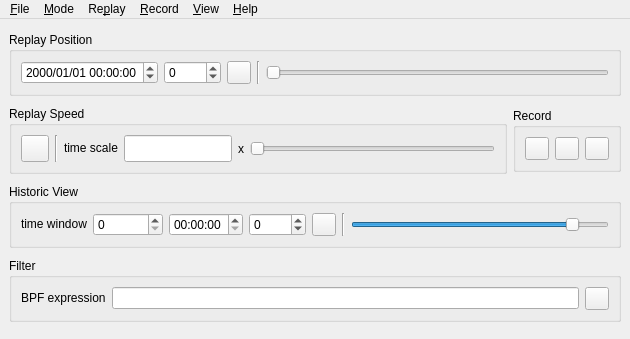
 <widget class="QMainWindow" name="ControlPanel">
  <property name="geometry">
   <rect>
    <x>0</x>
    <y>0</y>
    <width>630</width>
    <height>339</height>
   </rect>
  </property>
  <property name="sizePolicy">
   <sizepolicy hsizetype="MinimumExpanding" vsizetype="Fixed">
    <horstretch>0</horstretch>
    <verstretch>0</verstretch>
   </sizepolicy>
  </property>
  <property name="minimumSize">
   <size>
    <width>598</width>
    <height>323</height>
   </size>
  </property>
  <property name="maximumSize">
   <size>
    <width>32676</width>
    <height>32676</height>
   </size>
  </property>
  <property name="baseSize">
   <size>
    <width>0</width>
    <height>0</height>
   </size>
  </property>
  <property name="focusPolicy">
   <enum>Qt::StrongFocus</enum>
  </property>
  <property name="windowTitle">
   <string>InetVis Control Panel</string>
  </property>
  <widget class="QWidget" name="widget">
   <layout class="QVBoxLayout">
    <property name="sizeConstraint">
     <enum>QLayout::SetMinimumSize</enum>
    </property>
    <item>
     <widget class="QGroupBox" name="replayPositionGroupBox">
      <property name="enabled">
       <bool>true</bool>
      </property>
      <property name="sizePolicy">
       <sizepolicy hsizetype="MinimumExpanding" vsizetype="Fixed">
        <horstretch>0</horstretch>
        <verstretch>0</verstretch>
       </sizepolicy>
      </property>
      <property name="focusPolicy">
       <enum>Qt::ClickFocus</enum>
      </property>
      <property name="title">
       <string>Replay Position</string>
      </property>
      <layout class="QHBoxLayout">
       <item>
        <widget class="QDateTimeEdit" name="replayDateTimeEdit">
         <property name="enabled">
          <bool>true</bool>
         </property>
         <property name="minimumSize">
          <size>
           <width>0</width>
           <height>21</height>
          </size>
         </property>
         <property name="toolTip">
          <string>Date and time - edit and apply with 'tick' button</string>
         </property>
         <property name="displayFormat">
          <string>yyyy/MM/dd HH:mm:ss</string>
         </property>
        </widget>
       </item>
       <item>
        <widget class="QSpinBox" name="millisecondsSpinBox">
         <property name="enabled">
          <bool>true</bool>
         </property>
         <property name="sizePolicy">
          <sizepolicy hsizetype="Fixed" vsizetype="Fixed">
           <horstretch>0</horstretch>
           <verstretch>0</verstretch>
          </sizepolicy>
         </property>
         <property name="minimumSize">
          <size>
           <width>57</width>
           <height>21</height>
          </size>
         </property>
         <property name="maximumSize">
          <size>
           <width>32767</width>
           <height>32767</height>
          </size>
         </property>
         <property name="toolTip">
          <string>Milliseconds - edit and apply with 'tick' button</string>
         </property>
         <property name="wrapping">
          <bool>true</bool>
         </property>
         <property name="buttonSymbols">
          <enum>QAbstractSpinBox::UpDownArrows</enum>
         </property>
         <property name="maximum">
          <number>999</number>
         </property>
        </widget>
       </item>
       <item>
        <widget class="QToolButton" name="applyReplayPostionToolButton">
         <property name="enabled">
          <bool>true</bool>
         </property>
         <property name="focusPolicy">
          <enum>Qt::TabFocus</enum>
         </property>
         <property name="toolTip">
          <string>'click' to apply replay position</string>
         </property>
         <property name="text">
          <string/>
         </property>
         <property name="icon">
          <iconset resource="icons.qrc">
           <normaloff>:/icons/images/stock_calc-accept.png</normaloff>:/icons/images/stock_calc-accept.png</iconset>
         </property>
        </widget>
       </item>
       <item>
        <widget class="Line" name="line1_2_2">
         <property name="frameShape">
          <enum>QFrame::VLine</enum>
         </property>
         <property name="frameShadow">
          <enum>QFrame::Sunken</enum>
         </property>
        </widget>
       </item>
       <item>
        <widget class="QSlider" name="replayPositionSlider">
         <property name="enabled">
          <bool>true</bool>
         </property>
         <property name="sizePolicy">
          <sizepolicy hsizetype="MinimumExpanding" vsizetype="Fixed">
           <horstretch>0</horstretch>
           <verstretch>0</verstretch>
          </sizepolicy>
         </property>
         <property name="minimumSize">
          <size>
           <width>200</width>
           <height>15</height>
          </size>
         </property>
         <property name="maximumSize">
          <size>
           <width>32767</width>
           <height>15</height>
          </size>
         </property>
         <property name="focusPolicy">
          <enum>Qt::StrongFocus</enum>
         </property>
         <property name="toolTip">
          <string>Replay position seek bar - move and release to apply replay position</string>
         </property>
         <property name="minimum">
          <number>0</number>
         </property>
         <property name="maximum">
          <number>199</number>
         </property>
         <property name="singleStep">
          <number>1</number>
         </property>
         <property name="value">
          <number>0</number>
         </property>
         <property name="orientation">
          <enum>Qt::Horizontal</enum>
         </property>
        </widget>
       </item>
      </layout>
     </widget>
    </item>
    <item>
     <layout class="QHBoxLayout">
      <item>
       <widget class="QGroupBox" name="ReplaySpeedGroupBox">
        <property name="enabled">
         <bool>true</bool>
        </property>
        <property name="sizePolicy">
         <sizepolicy hsizetype="MinimumExpanding" vsizetype="Fixed">
          <horstretch>0</horstretch>
          <verstretch>0</verstretch>
         </sizepolicy>
        </property>
        <property name="minimumSize">
         <size>
          <width>0</width>
          <height>0</height>
         </size>
        </property>
        <property name="focusPolicy">
         <enum>Qt::ClickFocus</enum>
        </property>
        <property name="title">
         <string>Replay Speed</string>
        </property>
        <layout class="QHBoxLayout">
         <item>
          <widget class="QToolButton" name="playPauseToolButton">
           <property name="enabled">
            <bool>true</bool>
           </property>
           <property name="minimumSize">
            <size>
             <width>28</width>
             <height>27</height>
            </size>
           </property>
           <property name="focusPolicy">
            <enum>Qt::StrongFocus</enum>
           </property>
           <property name="toolTip">
            <string>Play / pause</string>
           </property>
           <property name="text">
            <string/>
           </property>
           <property name="icon">
            <iconset resource="icons.qrc">
             <normaloff>:/icons/images/stock_media-play.png</normaloff>:/icons/images/stock_media-play.png</iconset>
           </property>
           <property name="checkable">
            <bool>false</bool>
           </property>
           <property name="checked">
            <bool>false</bool>
           </property>
           <property name="autoRaise">
            <bool>false</bool>
           </property>
          </widget>
         </item>
         <item>
          <widget class="Line" name="line1">
           <property name="frameShape">
            <enum>QFrame::VLine</enum>
           </property>
           <property name="frameShadow">
            <enum>QFrame::Sunken</enum>
           </property>
          </widget>
         </item>
         <item>
          <widget class="QLabel" name="timeScaleTextLabel">
           <property name="focusPolicy">
            <enum>Qt::ClickFocus</enum>
           </property>
           <property name="text">
            <string>time scale</string>
           </property>
           <property name="wordWrap">
            <bool>false</bool>
           </property>
          </widget>
         </item>
         <item>
          <widget class="QLineEdit" name="timeScaleLineEdit">
           <property name="enabled">
            <bool>true</bool>
           </property>
           <property name="sizePolicy">
            <sizepolicy hsizetype="Fixed" vsizetype="Fixed">
             <horstretch>0</horstretch>
             <verstretch>0</verstretch>
            </sizepolicy>
           </property>
           <property name="minimumSize">
            <size>
             <width>95</width>
             <height>21</height>
            </size>
           </property>
           <property name="maximumSize">
            <size>
             <width>32767</width>
             <height>32767</height>
            </size>
           </property>
           <property name="toolTip">
            <string>Current playback speed factor - edit to input a value (clicking elsewhere applies the value)</string>
           </property>
           <property name="whatsThis">
            <string/>
           </property>
           <property name="text">
            <string/>
           </property>
          </widget>
         </item>
         <item>
          <widget class="QLabel" name="timeScaleXTextLabel">
           <property name="text">
            <string>x</string>
           </property>
           <property name="wordWrap">
            <bool>false</bool>
           </property>
          </widget>
         </item>
         <item>
          <widget class="QSlider" name="timeScaleSlider">
           <property name="enabled">
            <bool>true</bool>
           </property>
           <property name="sizePolicy">
            <sizepolicy hsizetype="MinimumExpanding" vsizetype="Fixed">
             <horstretch>0</horstretch>
             <verstretch>0</verstretch>
            </sizepolicy>
           </property>
           <property name="minimumSize">
            <size>
             <width>200</width>
             <height>15</height>
            </size>
           </property>
           <property name="maximumSize">
            <size>
             <width>32767</width>
             <height>15</height>
            </size>
           </property>
           <property name="focusPolicy">
            <enum>Qt::StrongFocus</enum>
           </property>
           <property name="toolTip">
            <string>Replay speed seek bar - move and release to apply replay speed</string>
           </property>
           <property name="minimum">
            <number>1</number>
           </property>
           <property name="maximum">
            <number>124</number>
           </property>
           <property name="orientation">
            <enum>Qt::Horizontal</enum>
           </property>
          </widget>
         </item>
        </layout>
       </widget>
      </item>
      <item>
       <widget class="QGroupBox" name="recordGroupBox">
        <property name="sizePolicy">
         <sizepolicy hsizetype="Fixed" vsizetype="Fixed">
          <horstretch>0</horstretch>
          <verstretch>0</verstretch>
         </sizepolicy>
        </property>
        <property name="focusPolicy">
         <enum>Qt::ClickFocus</enum>
        </property>
        <property name="toolTip">
         <string/>
        </property>
        <property name="title">
         <string>Record</string>
        </property>
        <layout class="QHBoxLayout">
         <item>
          <widget class="QToolButton" name="recordToolButton">
           <property name="enabled">
            <bool>true</bool>
           </property>
           <property name="focusPolicy">
            <enum>Qt::StrongFocus</enum>
           </property>
           <property name="toolTip">
            <string>packet recording - toggle to record visualised data back out to packet capture file (depress to stop)</string>
           </property>
           <property name="text">
            <string/>
           </property>
           <property name="icon">
            <iconset resource="icons.qrc">
             <normaloff>:/icons/images/stock_media-rec.png</normaloff>:/icons/images/stock_media-rec.png</iconset>
           </property>
           <property name="checkable">
            <bool>true</bool>
           </property>
          </widget>
         </item>
         <item>
          <widget class="QToolButton" name="videoClipToolButton">
           <property name="focusPolicy">
            <enum>Qt::StrongFocus</enum>
           </property>
           <property name="toolTip">
            <string>Frame capture - toggle to copy rendered frames to image files (depress to stop)</string>
           </property>
           <property name="text">
            <string/>
           </property>
           <property name="icon">
            <iconset resource="icons.qrc">
             <normaloff>:/icons/images/stock_insert-video-plugin.png</normaloff>:/icons/images/stock_insert-video-plugin.png</iconset>
           </property>
           <property name="checkable">
            <bool>true</bool>
           </property>
          </widget>
         </item>
         <item>
          <widget class="QToolButton" name="stillPicToolButton">
           <property name="focusPolicy">
            <enum>Qt::StrongFocus</enum>
           </property>
           <property name="toolTip">
            <string>Image snapshot - click once to take a single sanpshot of the current frame</string>
           </property>
           <property name="text">
            <string/>
           </property>
           <property name="icon">
            <iconset resource="icons.qrc">
             <normaloff>:/icons/images/emblem-pictures.png</normaloff>:/icons/images/emblem-pictures.png</iconset>
           </property>
           <property name="checkable">
            <bool>false</bool>
           </property>
          </widget>
         </item>
        </layout>
       </widget>
      </item>
     </layout>
    </item>
    <item>
     <widget class="QGroupBox" name="HistoricViewGroupBox">
      <property name="enabled">
       <bool>true</bool>
      </property>
      <property name="sizePolicy">
       <sizepolicy hsizetype="MinimumExpanding" vsizetype="Fixed">
        <horstretch>0</horstretch>
        <verstretch>0</verstretch>
       </sizepolicy>
      </property>
      <property name="focusPolicy">
       <enum>Qt::ClickFocus</enum>
      </property>
      <property name="title">
       <string>Historic View</string>
      </property>
      <layout class="QHBoxLayout">
       <item>
        <widget class="QLabel" name="timeWindowTextLabel">
         <property name="sizePolicy">
          <sizepolicy hsizetype="Minimum" vsizetype="Fixed">
           <horstretch>0</horstretch>
           <verstretch>0</verstretch>
          </sizepolicy>
         </property>
         <property name="focusPolicy">
          <enum>Qt::ClickFocus</enum>
         </property>
         <property name="text">
          <string>time window</string>
         </property>
         <property name="wordWrap">
          <bool>false</bool>
         </property>
        </widget>
       </item>
       <item>
        <widget class="QSpinBox" name="timeWindowDaySpinBox">
         <property name="sizePolicy">
          <sizepolicy hsizetype="Preferred" vsizetype="Fixed">
           <horstretch>0</horstretch>
           <verstretch>0</verstretch>
          </sizepolicy>
         </property>
         <property name="minimumSize">
          <size>
           <width>70</width>
           <height>21</height>
          </size>
         </property>
         <property name="maximumSize">
          <size>
           <width>32767</width>
           <height>32767</height>
          </size>
         </property>
         <property name="toolTip">
          <string>days - edit and apply with 'tick' button</string>
         </property>
         <property name="wrapping">
          <bool>false</bool>
         </property>
         <property name="maximum">
          <number>1826</number>
         </property>
        </widget>
       </item>
       <item>
        <widget class="QTimeEdit" name="timeWindowTimeEdit">
         <property name="sizePolicy">
          <sizepolicy hsizetype="Fixed" vsizetype="Fixed">
           <horstretch>0</horstretch>
           <verstretch>0</verstretch>
          </sizepolicy>
         </property>
         <property name="toolTip">
          <string>hours:minutes:seconds  - edit and apply with 'tick' button</string>
         </property>
         <property name="maximumTime">
          <time>
           <hour>23</hour>
           <minute>59</minute>
           <second>59</second>
          </time>
         </property>
         <property name="displayFormat">
          <string>HH:mm:ss</string>
         </property>
        </widget>
       </item>
       <item>
        <widget class="QSpinBox" name="timeWindowMillisecSpinBox">
         <property name="sizePolicy">
          <sizepolicy hsizetype="Fixed" vsizetype="Fixed">
           <horstretch>0</horstretch>
           <verstretch>0</verstretch>
          </sizepolicy>
         </property>
         <property name="minimumSize">
          <size>
           <width>57</width>
           <height>21</height>
          </size>
         </property>
         <property name="maximumSize">
          <size>
           <width>32767</width>
           <height>32767</height>
          </size>
         </property>
         <property name="toolTip">
          <string>Milliseconds  - edit and apply with 'tick' button</string>
         </property>
         <property name="wrapping">
          <bool>true</bool>
         </property>
         <property name="minimum">
          <number>0</number>
         </property>
         <property name="maximum">
          <number>999</number>
         </property>
         <property name="value">
          <number>0</number>
         </property>
        </widget>
       </item>
       <item>
        <widget class="QToolButton" name="ApplyTimeWindowToolButton">
         <property name="focusPolicy">
          <enum>Qt::TabFocus</enum>
         </property>
         <property name="toolTip">
          <string>'click' to apply time window</string>
         </property>
         <property name="text">
          <string/>
         </property>
         <property name="icon">
          <iconset resource="icons.qrc">
           <normaloff>:/icons/images/stock_calc-accept.png</normaloff>:/icons/images/stock_calc-accept.png</iconset>
         </property>
        </widget>
       </item>
       <item>
        <widget class="Line" name="line1_2">
         <property name="frameShape">
          <enum>QFrame::VLine</enum>
         </property>
         <property name="frameShadow">
          <enum>QFrame::Sunken</enum>
         </property>
        </widget>
       </item>
       <item>
        <widget class="QSlider" name="timeWindowSlider">
         <property name="sizePolicy">
          <sizepolicy hsizetype="MinimumExpanding" vsizetype="Fixed">
           <horstretch>0</horstretch>
           <verstretch>0</verstretch>
          </sizepolicy>
         </property>
         <property name="minimumSize">
          <size>
           <width>200</width>
           <height>15</height>
          </size>
         </property>
         <property name="maximumSize">
          <size>
           <width>32767</width>
           <height>15</height>
          </size>
         </property>
         <property name="focusPolicy">
          <enum>Qt::StrongFocus</enum>
         </property>
         <property name="toolTip">
          <string>Time window seek bar - move and apply with 'tick' button</string>
         </property>
         <property name="minimum">
          <number>1</number>
         </property>
         <property name="maximum">
          <number>183</number>
         </property>
         <property name="value">
          <number>161</number>
         </property>
         <property name="orientation">
          <enum>Qt::Horizontal</enum>
         </property>
        </widget>
       </item>
      </layout>
     </widget>
    </item>
    <item>
     <widget class="QGroupBox" name="FilterGroupBox">
      <property name="sizePolicy">
       <sizepolicy hsizetype="MinimumExpanding" vsizetype="Fixed">
        <horstretch>0</horstretch>
        <verstretch>0</verstretch>
       </sizepolicy>
      </property>
      <property name="focusPolicy">
       <enum>Qt::ClickFocus</enum>
      </property>
      <property name="toolTip">
       <string/>
      </property>
      <property name="title">
       <string>Filter</string>
      </property>
      <layout class="QHBoxLayout">
       <item>
        <widget class="QLabel" name="filterExpressionTextLabel">
         <property name="sizePolicy">
          <sizepolicy hsizetype="Minimum" vsizetype="Preferred">
           <horstretch>0</horstretch>
           <verstretch>0</verstretch>
          </sizepolicy>
         </property>
         <property name="minimumSize">
          <size>
           <width>0</width>
           <height>20</height>
          </size>
         </property>
         <property name="focusPolicy">
          <enum>Qt::ClickFocus</enum>
         </property>
         <property name="text">
          <string>BPF expression</string>
         </property>
         <property name="wordWrap">
          <bool>false</bool>
         </property>
        </widget>
       </item>
       <item>
        <widget class="QLineEdit" name="filterLineEdit">
         <property name="enabled">
          <bool>true</bool>
         </property>
         <property name="sizePolicy">
          <sizepolicy hsizetype="Expanding" vsizetype="Fixed">
           <horstretch>0</horstretch>
           <verstretch>0</verstretch>
          </sizepolicy>
         </property>
         <property name="minimumSize">
          <size>
           <width>200</width>
           <height>21</height>
          </size>
         </property>
         <property name="toolTip">
          <string>enter in a BPF filter expression, and click 'Apply' to set the filter</string>
         </property>
        </widget>
       </item>
       <item>
        <widget class="QToolButton" name="applyFilterToolButton">
         <property name="focusPolicy">
          <enum>Qt::TabFocus</enum>
         </property>
         <property name="toolTip">
          <string>'click' to apply filter expression - if expression invalid, it will not be applied</string>
         </property>
         <property name="text">
          <string/>
         </property>
         <property name="icon">
          <iconset resource="icons.qrc">
           <normaloff>:/icons/images/stock_calc-accept.png</normaloff>:/icons/images/stock_calc-accept.png</iconset>
         </property>
        </widget>
       </item>
      </layout>
     </widget>
    </item>
   </layout>
  </widget>
  <widget class="QMenuBar" name="MenuBar">
   <property name="enabled">
    <bool>true</bool>
   </property>
   <property name="geometry">
    <rect>
     <x>0</x>
     <y>0</y>
     <width>630</width>
     <height>22</height>
    </rect>
   </property>
   <widget class="QMenu" name="fileMenu">
    <property name="title">
     <string>&amp;File</string>
    </property>
    <addaction name="fileOpenAction"/>
    <addaction name="separator"/>
    <addaction name="fileExitAction"/>
   </widget>
   <widget class="QMenu" name="Mode">
    <property name="title">
     <string>&amp;Mode</string>
    </property>
    <addaction name="replayCaptureFileAction"/>
    <addaction name="monitorLocalHostAction"/>
    <addaction name="separator"/>
   </widget>
   <widget class="QMenu" name="Replay">
    <property name="title">
     <string>Re&amp;play</string>
    </property>
    <addaction name="playAction"/>
    <addaction name="pauseAction"/>
    <addaction name="separator"/>
   </widget>
   <widget class="QMenu" name="Record">
    <property name="title">
     <string>&amp;Record</string>
    </property>
    <addaction name="recordCapture_Current_Frame_to_FileAction"/>
    <addaction name="recordCapture_Frames_to_FileAction"/>
    <addaction name="recordDump_to_Pcap_FileAction"/>
   </widget>
   <widget class="QMenu" name="View_2">
    <property name="title">
     <string>&amp;View</string>
    </property>
    <addaction name="viewDisplayWindowAction"/>
    <addaction name="viewPlotterSettingsAction"/>
    <addaction name="viewReferenceFrameSettingsAction"/>
    <addaction name="viewGeneralSettingsAction"/>
   </widget>
   <widget class="QMenu" name="helpMenu">
    <property name="title">
     <string>&amp;Help</string>
    </property>
    <addaction name="helpHelpAction"/>
    <addaction name="separator"/>
    <addaction name="helpAboutAction"/>
   </widget>
   <addaction name="fileMenu"/>
   <addaction name="Mode"/>
   <addaction name="Replay"/>
   <addaction name="Record"/>
   <addaction name="View_2"/>
   <addaction name="helpMenu"/>
  </widget>
  <action name="fileNewAction">
   <property name="icon">
    <iconset>
     <normaloff>.</normaloff>.</iconset>
   </property>
   <property name="text">
    <string>&amp;New</string>
   </property>
   <property name="iconText">
    <string>New</string>
   </property>
   <property name="shortcut">
    <string>Ctrl+N</string>
   </property>
  </action>
  <action name="fileOpenAction">
   <property name="icon">
    <iconset resource="icons.qrc">
     <normaloff>:/icons/images/fileopen.png</normaloff>:/icons/images/fileopen.png</iconset>
   </property>
   <property name="text">
    <string>&amp;Open...</string>
   </property>
   <property name="iconText">
    <string>Open</string>
   </property>
   <property name="shortcut">
    <string>Ctrl+O</string>
   </property>
  </action>
  <action name="fileSaveAction">
   <property name="icon">
    <iconset resource="icons.qrc">
     <normaloff>:/icons/images/filesave.png</normaloff>:/icons/images/filesave.png</iconset>
   </property>
   <property name="text">
    <string>&amp;Save</string>
   </property>
   <property name="iconText">
    <string>Save</string>
   </property>
   <property name="shortcut">
    <string>Ctrl+S</string>
   </property>
  </action>
  <action name="fileSaveAsAction">
   <property name="text">
    <string>Save &amp;As...</string>
   </property>
   <property name="iconText">
    <string>Save As</string>
   </property>
   <property name="shortcut">
    <string/>
   </property>
  </action>
  <action name="fileExitAction">
   <property name="text">
    <string>E&amp;xit</string>
   </property>
   <property name="iconText">
    <string>Exit</string>
   </property>
   <property name="shortcut">
    <string/>
   </property>
  </action>
  <action name="helpContentsAction">
   <property name="text">
    <string>&amp;Contents...</string>
   </property>
   <property name="iconText">
    <string>Contents</string>
   </property>
   <property name="shortcut">
    <string/>
   </property>
  </action>
  <action name="helpIndexAction">
   <property name="text">
    <string>&amp;Index...</string>
   </property>
   <property name="iconText">
    <string>Index</string>
   </property>
   <property name="shortcut">
    <string/>
   </property>
  </action>
  <action name="helpAboutAction">
   <property name="text">
    <string>&amp;About</string>
   </property>
   <property name="iconText">
    <string>About</string>
   </property>
   <property name="shortcut">
    <string/>
   </property>
  </action>
  <action name="viewDisplayWindowAction">
   <property name="checkable">
    <bool>false</bool>
   </property>
   <property name="checked">
    <bool>false</bool>
   </property>
   <property name="enabled">
    <bool>true</bool>
   </property>
   <property name="text">
    <string>&amp;Display Window</string>
   </property>
   <property name="iconText">
    <string>&amp;Display Window</string>
   </property>
  </action>
  <action name="viewPlotterSettingsAction">
   <property name="checkable">
    <bool>false</bool>
   </property>
   <property name="checked">
    <bool>false</bool>
   </property>
   <property name="text">
    <string>&amp;Plotter Settings</string>
   </property>
   <property name="iconText">
    <string>&amp;Plotter Settings</string>
   </property>
  </action>
  <action name="replayAction">
   <property name="text">
    <string/>
   </property>
   <property name="iconText">
    <string/>
   </property>
  </action>
  <action name="replayReplay_RateAction">
   <property name="text">
    <string>&amp;Replay Rate</string>
   </property>
   <property name="iconText">
    <string>&amp;Replay Rate</string>
   </property>
  </action>
  <action name="replayTime_WindowAction">
   <property name="text">
    <string>&amp;Time Window</string>
   </property>
   <property name="iconText">
    <string>&amp;Time Window</string>
   </property>
  </action>
  <action name="replayReplay_Rate1_Millisecond_per_Second_0001xAction">
   <property name="text">
    <string>1 Millisecond per Second (0.001x)</string>
   </property>
   <property name="iconText">
    <string>1 Millisecond per Second (0.001x)</string>
   </property>
  </action>
  <action name="replayReplay_RateNormal_Playback_Speed_1xAction">
   <property name="text">
    <string>Normal Playback Speed (1x)</string>
   </property>
   <property name="iconText">
    <string>Normal Playback Speed (1x)</string>
   </property>
  </action>
  <action name="replayReplay_Rate1_Minute_per_Second_60xAction">
   <property name="text">
    <string>1 &amp;Minute per Second (60x)</string>
   </property>
   <property name="iconText">
    <string>1 &amp;Minute per Second (60x)</string>
   </property>
  </action>
  <action name="replayReplay_Rate1_Hour_per_Second_3600xAction">
   <property name="text">
    <string>1 &amp;Hour per Second (3600x)</string>
   </property>
   <property name="iconText">
    <string>1 &amp;Hour per Second (3600x)</string>
   </property>
  </action>
  <action name="replayReplay_Rate1_Day_per_Second_86000xAction">
   <property name="text">
    <string>1 &amp;Day per Second (86000x)</string>
   </property>
   <property name="iconText">
    <string>1 &amp;Day per Second (86000x)</string>
   </property>
  </action>
  <action name="replayTime_Window1_SecondAction">
   <property name="text">
    <string>1 &amp;Second</string>
   </property>
   <property name="iconText">
    <string>1 &amp;Second</string>
   </property>
  </action>
  <action name="replayTime_Window1_MinuteAction">
   <property name="text">
    <string>1 &amp;Minute</string>
   </property>
   <property name="iconText">
    <string>1 &amp;Minute</string>
   </property>
  </action>
  <action name="replayTime_Window1_HourAction">
   <property name="text">
    <string>1 &amp;Hour</string>
   </property>
   <property name="iconText">
    <string>1 &amp;Hour</string>
   </property>
  </action>
  <action name="replayTime_Window1_DayAction">
   <property name="text">
    <string>1 &amp;Day</string>
   </property>
   <property name="iconText">
    <string>1 &amp;Day</string>
   </property>
  </action>
  <action name="replayTime_Window1_Week_7_DaysAction">
   <property name="text">
    <string>1 &amp;Week (7 Days)</string>
   </property>
   <property name="iconText">
    <string>1 &amp;Week (7 Days)</string>
   </property>
  </action>
  <action name="replayTime_Window1_Month_31_DaysAction">
   <property name="text">
    <string>1 &amp;Month (31 Days)</string>
   </property>
   <property name="iconText">
    <string>1 &amp;Month (31 Days)</string>
   </property>
  </action>
  <action name="replayTime_Window1_Year_365_DaysAction">
   <property name="text">
    <string>1 &amp;Year (365 Days)</string>
   </property>
   <property name="iconText">
    <string>1 &amp;Year (365 Days)</string>
   </property>
  </action>
  <action name="viewReferenceFrameSettingsAction">
   <property name="text">
    <string>&amp;Reference Frame Settings</string>
   </property>
   <property name="iconText">
    <string>&amp;Reference Frame Settings</string>
   </property>
  </action>
  <action name="recordCapture_Current_Frame_to_FileAction">
   <property name="checkable">
    <bool>false</bool>
   </property>
   <property name="text">
    <string>Capture Current &amp;Frame to File</string>
   </property>
   <property name="iconText">
    <string>Capture Current &amp;Frame to File</string>
   </property>
  </action>
  <action name="recordCapture_Frames_to_FileAction">
   <property name="checkable">
    <bool>true</bool>
   </property>
   <property name="text">
    <string>&amp;Capture Frames to File</string>
   </property>
   <property name="iconText">
    <string>&amp;Capture Frames to File</string>
   </property>
  </action>
  <action name="recordDump_to_Pcap_FileAction">
   <property name="checkable">
    <bool>true</bool>
   </property>
   <property name="text">
    <string>&amp;Dump to Pcap File</string>
   </property>
   <property name="iconText">
    <string>&amp;Dump to Pcap File</string>
   </property>
  </action>
  <action name="Action">
   <property name="iconText">
    <string>Action</string>
   </property>
  </action>
  <action name="helpHelpAction">
   <property name="text">
    <string>Documentation</string>
   </property>
   <property name="iconText">
    <string>Documentation</string>
   </property>
  </action>
  <action name="viewGeneralSettingsAction">
   <property name="text">
    <string>&amp;General Settings</string>
   </property>
   <property name="iconText">
    <string>&amp;General Settings</string>
   </property>
  </action>
  <actiongroup name="replayActionGroup">
   <action name="playAction">
    <property name="checkable">
     <bool>false</bool>
    </property>
    <property name="enabled">
     <bool>true</bool>
    </property>
    <property name="text">
     <string>&amp;Play</string>
    </property>
    <property name="iconText">
     <string>Play</string>
    </property>
    <property name="toolTip">
     <string>Play</string>
    </property>
   </action>
   <action name="pauseAction">
    <property name="checkable">
     <bool>false</bool>
    </property>
    <property name="checked">
     <bool>false</bool>
    </property>
    <property name="text">
     <string>P&amp;ause</string>
    </property>
    <property name="iconText">
     <string>P&amp;ause</string>
    </property>
    <property name="toolTip">
     <string>Pause</string>
    </property>
   </action>
   <property name="exclusive">
    <bool>false</bool>
   </property>
  </actiongroup>
  <actiongroup name="modeActionGroup">
   <action name="monitorLocalHostAction">
    <property name="checkable">
     <bool>true</bool>
    </property>
    <property name="checked">
     <bool>false</bool>
    </property>
    <property name="text">
     <string>Monitor &amp;Local Host</string>
    </property>
    <property name="iconText">
     <string>Monitor Local Host</string>
    </property>
    <property name="toolTip">
     <string>Monitor local host</string>
    </property>
    <property name="statusTip">
     <string>Monitor local host</string>
    </property>
   </action>
   <action name="replayCaptureFileAction">
    <property name="checkable">
     <bool>true</bool>
    </property>
    <property name="text">
     <string>Replay Capture &amp;File</string>
    </property>
    <property name="iconText">
     <string>Replay Capture File</string>
    </property>
    <property name="toolTip">
     <string>Replay capture file</string>
    </property>
    <property name="statusTip">
     <string>Replay capture file</string>
    </property>
   </action>
  </actiongroup>
 </widget>
